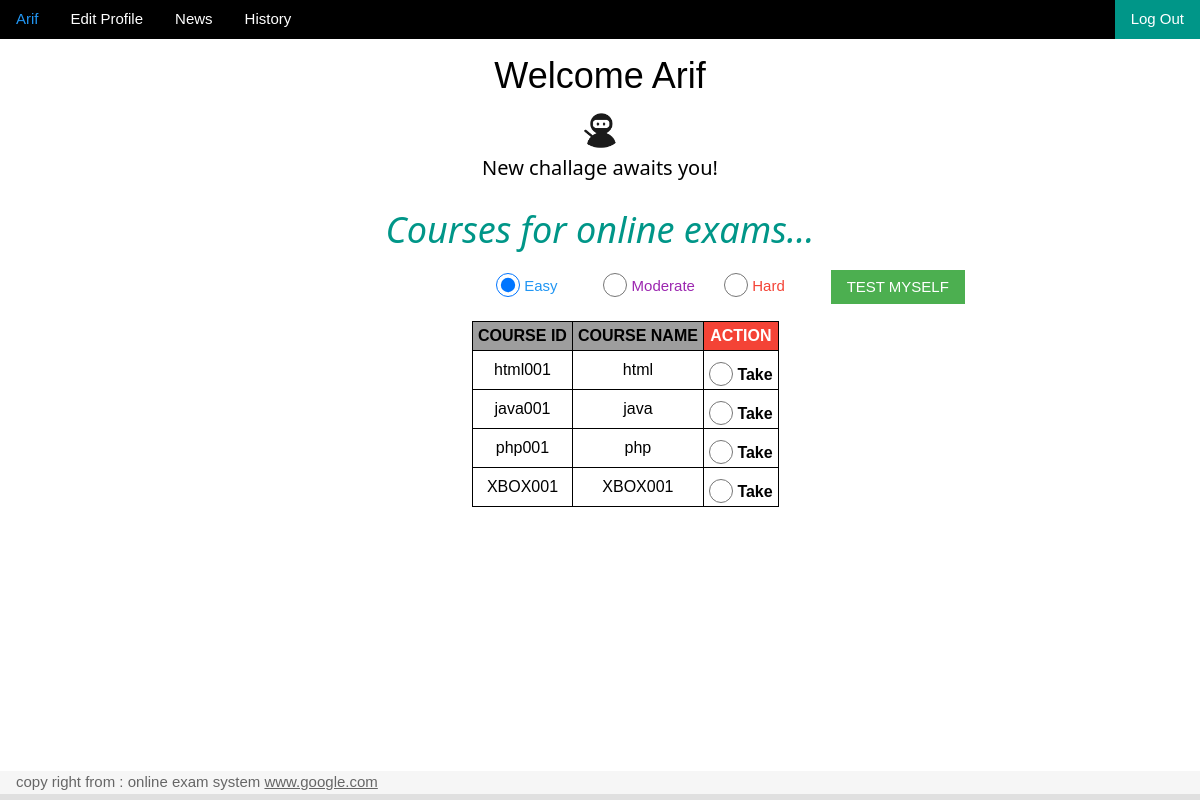
The page /userhome.php (signed in) on the database its author committed.
### tables this page shows
CREATE TABLE `course` (
  `course_id` varchar(50) NOT NULL,
  `course_name` varchar(50) NOT NULL
);

### userhome.php (the view, shortened to what this page needs)
<?php include_once("connection.php"); ?>
<!DOCTYPE html>
<html>
    <head>
        <link rel="stylesheet" href="styles/w3.css">
    </head>
    <body class="bgimg">
        <ul class="w3-navbar w3-black">
        <li><a class="w3-text-blue" href="#"><?php echo $_SESSION['user_name'];?></a></li>
        <li><a href="update.php">Edit Profile</a></li>
        <li><a href="#">News</a></li>
        <li><a href="#">History</a></li>
        <li class="w3-right w3-teal"><a href="logout.php">Log Out</a></li>
    </ul>
        <div class="w3-container w3-center">
            <h1 class=" w3-animate-left font">Welcome <?php echo $_SESSION['user_name'] ?></h1>
            <img src="./image/avatar2.png" width="3%">
            <h4 class=" w3-animate-right">New challage awaits you!</h4>
        </div>
        <form method="post">
        <div class="w3-center">
            <h1 class="w3-xxlarger w3-text-teal"><i>Courses for online exams...</i></h1>
        </div>
        <div class="w3-container w3-margin-bottom" style="margin-left:40%">
                       <input class="w3-radio" type="radio" name="difficulty" value="1" checked>
                           <label class="w3-validate w3-text-blue">Easy &nbsp; &nbsp; &nbsp; &nbsp; &nbsp;</label>
                            <input class="w3-radio" type="radio" name="difficulty" value="2">
                           <label class="w3-validate w3-text-purple">Moderate &nbsp; &nbsp; &nbsp;</label>
                            <input class="w3-radio" type="radio" name="difficulty" value="3">
                           <label class="w3-validate w3-text-red">Hard &nbsp; &nbsp; &nbsp; &nbsp; &nbsp;</label>
                           <input type="submit" class="w3-btn w3-green" name="submit2" value="TEST MYSELF">
         </div>
        <div class="w3-center w3-container" style="margin-left:38%">
<?php
$sql = "SELECT course_id, course_name FROM course";
$result = $conn->query($sql);
if ($result->num_rows > 0) {
    echo "<table cellpadding=5px><tr><th class='w3-grey'> COURSE ID </th><th class='w3-grey'> COURSE NAME </th><th class='w3-red'>ACTION</th></tr>";
    while($row = $result->fetch_assoc())
            {
        echo "<tr align=center><td>".$row["course_id"]."</td><td>".$row["course_name"]."</td><th>
                <input class='w3-radio' type='radio' name='take' value='".$row["course_id"]."'>
                           <label class='w3-validate'>Take</label>";
            }
            echo "</table>";
            } else {
            echo "0 results";
            }
?>
</div>
            </form>
        <footer class="w3-container w3-bottombar w3-bottom w3-light-grey w3-opacity">
            <p1>copy right from : online exam system <a href="www.google.com">www.google.com</a></p1>
        </footer>
    </body>
</html>

### userhome.php (style rules this page uses)
table, th, td { border: 1px solid black; border-collapse: collapse; }
.bgimg { background-image:url('./image/paper.jpg'); background-size: 103% 920px; background-repeat: no-repeat; }
.font { font-family: "Comic Sans MS", cursive, sans-serif; }

### rows shown on the page
course: course_id "html001", course_name "html"
course: course_id "java001", course_name "java"
course: course_id "php001", course_name "php"
course: course_id "XBOX001", course_name "XBOX001"

### other values the page prints
$_SESSION['user_name'] "Arif"
